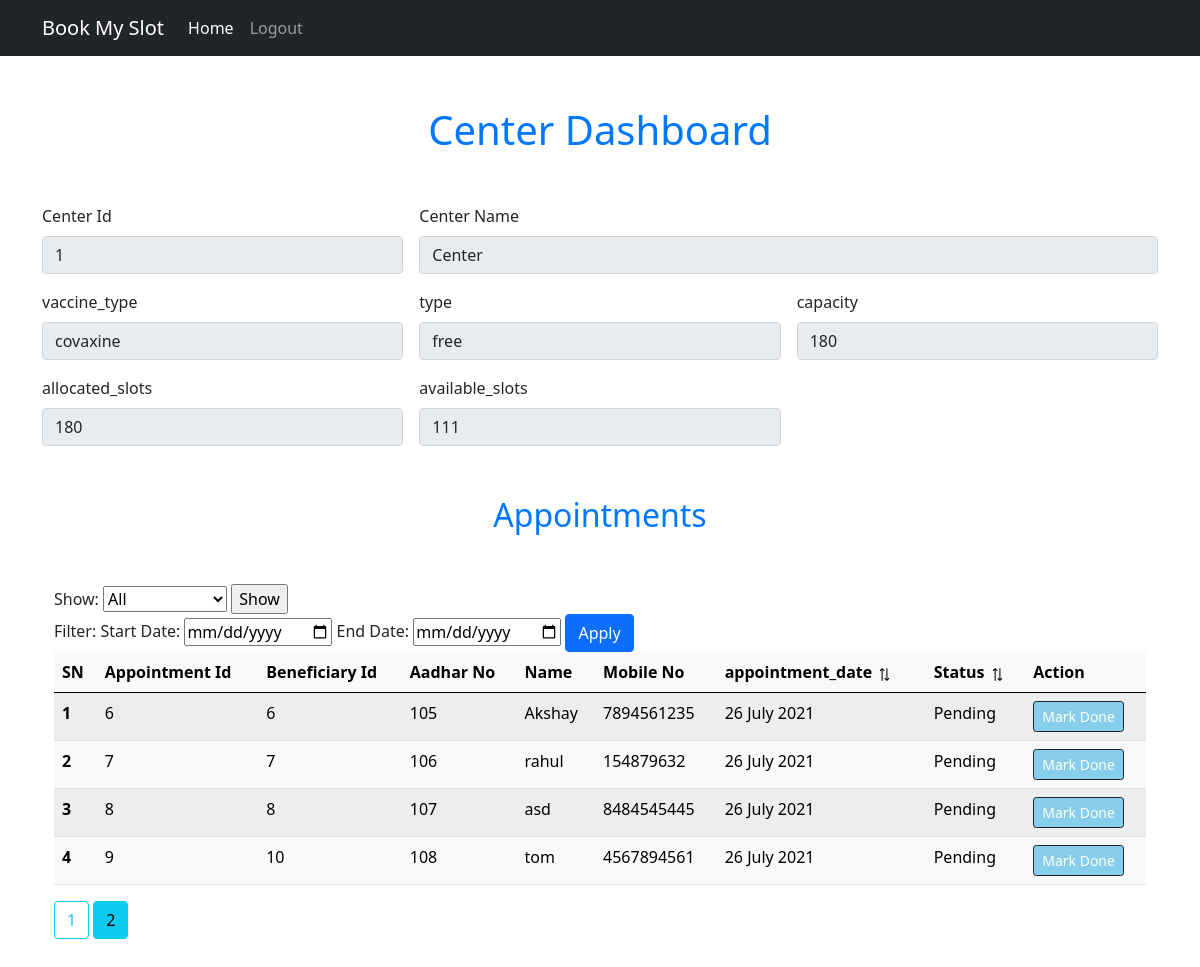
/center_dashboard?show=all&page=2 (signed in), run on an earlier commit of the app's database.
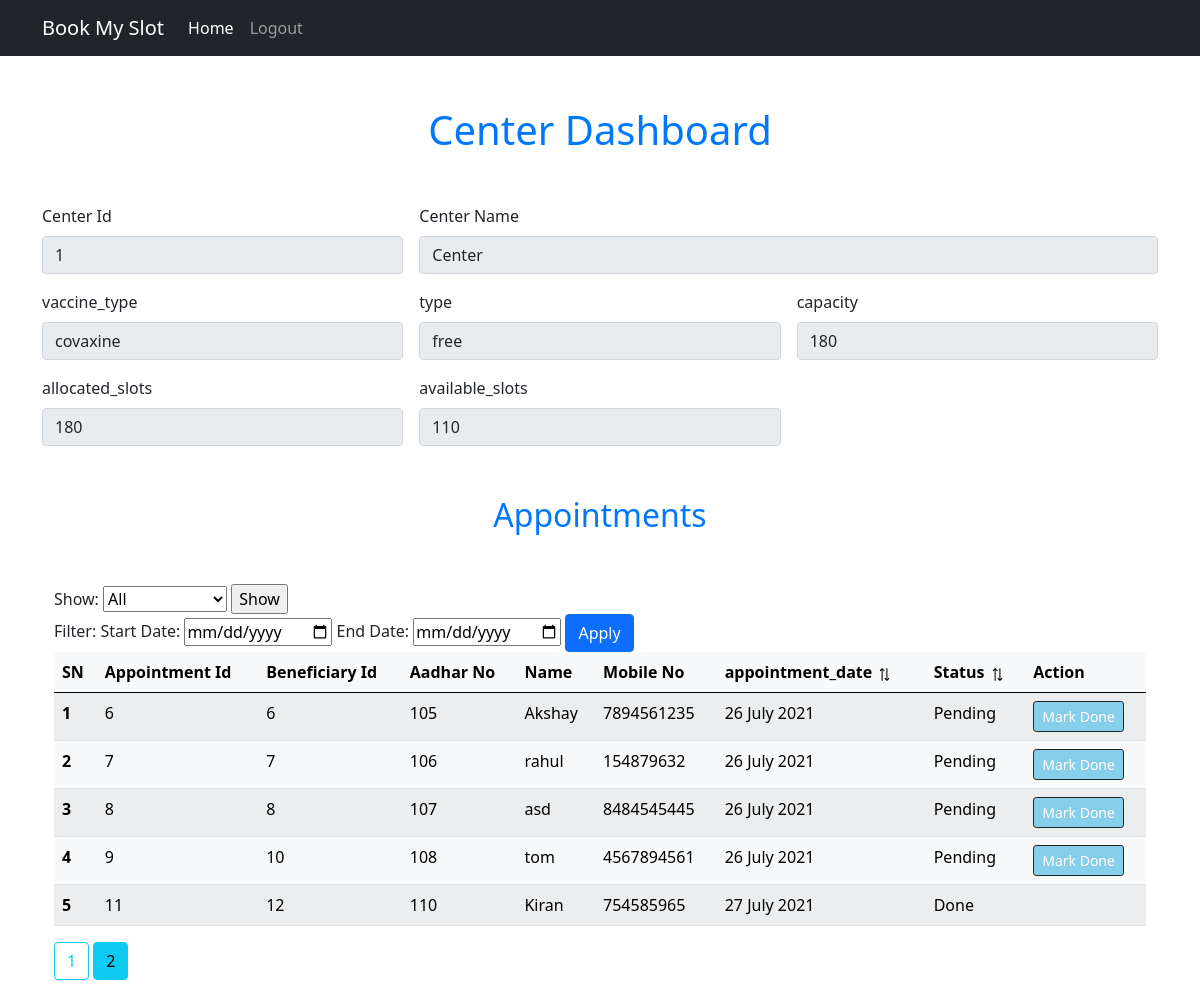
And on a later commit of the database.
### models.py (models this page shows)
class Center(db.Model):
    __tablename__= 'centers'
    center_id=db.Column(db.Integer, primary_key=True)
    center_name=db.Column(db.String(100), nullable=False)
    city=db.Column(db.String(100), nullable=False)
    district=db.Column(db.String(100), nullable=False)
    pin_code=db.Column(db.String(100), nullable=False)
    capacity=db.Column(db.String(100),nullable=False)
    allocated_slots=db.Column(db.Integer, nullable=False)
    available_slots=db.Column(db.Integer, nullable=False)
    vaccine_type=db.Column(db.String(100),nullable=False)
    type=db.Column(db.String, nullable=False)

class Bookings(db.Model):
    __tablename__= 'bookings'
    booking_id=db.Column(db.Integer, primary_key=True)
    user_id=db.Column(db.Integer,db.ForeignKey('users.id'))
    center_id=db.Column(db.Integer,db.ForeignKey('centers.center_id'))
    vaccine=db.Column(db.String(100),default='V1')
    type=db.Column(db.String,default='free')
    booking_date=db.Column(db.DateTime, default=datetime.datetime.utcnow())
    appointment_date=db.Column(db.DateTime, default=datetime.datetime.utcnow())
    status=db.Column(db.String(50), default='Pending')

class User(db.Model,UserMixin):
    __tablename__= 'users'
    id=db.Column(db.Integer, primary_key=True)
    first_name=db.Column(db.String(100), nullable=False)
    last_name=db.Column(db.String(100), nullable=False)
    aadhar_no=db.Column(db.Integer(), nullable=False,unique=True)
    birth_year=db.Column(db.Integer(), nullable=False)
    email=db.Column(db.String(100),nullable=False)
    mobile_no=db.Column(db.Integer(), nullable=False)
    password=db.Column(db.String(100), nullable=False)
    dose = db.Column(db.Integer(), nullable=True)

### routes.py (the view)
@app.route("/center_dashboard")
@login_required
def center_dashboard():
    if is_authorized_staff():
        try:
            center_data =get_center(current_user.center_id)
            show_only = request.args.get("show")
            order = request.args.get("order")
            sort_by = request.args.get("sort_by")
            start_date = request.args.get("start_date")
            end_date = request.args.get("end_date")
            page=request.args.get('page',1,type=int)
            user_appo_data= user_and_appo_data_sroted(current_user.center_id,show_only=show_only,sort_by=sort_by, order=order,start_date=start_date,end_date=end_date,page=page)
            logged_in_staff_data = get_staff_data(current_user.staff_id)
            errmsg=""
            if session.get("errmsg"):
                errmsg = session.get("errmsg")
                flash(errmsg,"danger")
            return render_template('center_dashboard.html', center=center_data,data=user_appo_data,logged_in_staff_data=logged_in_staff_data)
        except Exception as e:
            print(e)
            flash("Some error occured, Try again later...","danger")
            return render_template('staff_login.html')
    else:
        flash("You are not a authorised staff to access this page","warning")
        return redirect(url_for("staff_login")),403

### auth.py (called while the page is built)
@login_manager.user_loader
def load_user(user_id):
    user=session.get('user_cat')
    if user == "Staff":
        return Staff.query.get(user_id)
    else:
        return User.query.get(user_id)

def is_authorized_staff():
    if not(session["user_cat"]=="Staff"):
        return False
    else:
        return True

### models.py (called while the page is built)
def get_staff_data(staff_id):
    result = Staff.query.get(staff_id)
    staff = staff_schema.dump(result)
    return staff

def get_center(center_id):
    result = Center.query.get(center_id)
    center = center_schema.dump(result)
    return center

### templates/center_dashboard.html (shortened to what this page needs)
{% extends 'base.html' %}
{% block body %}
<div class="container profile-container">
    <h1 class="center-text heading">Center Dashboard</h1>
    <form class="row g-3 " >
        {% if center %}
        {% set center_id=center.center_id %}
        {% set center_name=center.center_name %}
        {% set vaccine_type=center.vaccine_type %}
        {% set type=center.type %}
        {% set capacity=center.capacity%}
        {% set allocated_slots=center.allocated_slots%}
        {% set available_slots=center.available_slots%}
        {% set allocated_slots=center.allocated_slots%}
        {% else %}
        {% set center_id=NA %}
        {% set center_name=NA %}
        {% set vaccine_type=NA %}
        {% set type=NA %}
        {% set capacity=NA %}
        {% set allocated_slots= NA %}
        {% set available_slots= NA %}
        {% set allocated_slots= NA %}
        {% endif %}
        <div class="col-md-4">
            <label for="center_id" class="form-label">Center Id</label>
            <input type="number" class="form-control" id="center_id" value={{center_id}} disabled>
        </div>
        <div class="col-md-8">
            <label for="center_name" class="form-label">Center Name</label>
            <input type="text" class="form-control" id="name" name="center_name" value={{center_name}} disabled>
        </div>
        <div class="col-md-4">
            <label for="vaccine_type" class="form-label">vaccine_type</label>
            <input type="text" class="form-control" id="vaccine_type" value={{vaccine_type}} disabled>
        </div>
        <div class="col-md-4">
            <label for="type" class="form-label">type</label>
            <input type="text" class="form-control" id="vaccine_type" value={{type}} disabled>
        </div>
        <div class="col-md-4">
            <label for="capacity" class="form-label">capacity</label>
            <input type="number" class="form-control" id="capacity" value="{{capacity}}" disabled>
        </div>
        <div class="col-md-4">
            <label for="allocated_slots" class="form-label">allocated_slots</label>
            <input type="number" class="form-control" id="allocated_slots" value="{{allocated_slots}}" disabled>
        </div>
        <div class="col-md-4">
            <label for="available_slots" class="form-label">available_slots</label>
            <input type="number" class="form-control" id="available_slots" value="{{available_slots}}" disabled>
        </div>
    </form>
    <div class="container my-4">
        <h2 class="center-text heading">Appointments</h2>
        <div>
          {% if request.args.get('show') %}
            {% set show_data=request.args.get('show') %}
            {% if show_data=='done' %}
              {% set is_done_selected='selected' %}
            {% elif show_data=='pending'%}
              {% set is_pending_selected='selected' %}
            {% else %}
            {% set is_all_selected='selected' %}
            {% endif %}
          {% else %}
          {% set show_data='all' %}
          {% endif %}
        <form action="">
          <label for="show">Show:</label>
          <select name="show" id="show">
            <option value="all" {{is_all_selected}}>All</option>
          </select>
          <input type="submit" value="Show">
        </form>
        </div>
        <div>
            {% if request.args.get('start_date') %}
              {% set start_date=request.args.get('start_date') %}
              {% set end_date=request.args.get('end_date') %}
            {% endif %}
              <form action="" method="GET">
                Filter:
                Start Date:
                <input type="date" name="start_date" id="start_date" value="{{start_date}}" required>
                End Date:
                <input type="date" name="end_date" id="end_date" value="{{end_date}}" required>
                {% if request.args.get('start_date') %}
              </form>
                <a href="{{url_for('center_dashboard')}}"><button class="btn btn-primary "> Cancle</button></a>
                {% else %}
                <button type="submit" class="btn btn-primary">Apply</button>
              </form>
                {% endif %}
        </div>
          {% if not data %}
          <div class="alert alert-warning" role="alert">
            No Appointments...
          </div>
          {% else %}
      <table class="table table-light table-striped">
        <thead>
            <tr>
              <th scope="col">SN</th>
              <th scope="col">Appointment Id</th>
              <th scope="col">Beneficiary Id </th>
              <th scope="col">Aadhar No</th>
              <th scope="col">Name</th>
              <th scope="col">Mobile No</th>
              <th scope="col">appointment_date
                {% if request.args.get('order') and request.args.get('sort_by')=='appointment_date' %}
                {% set sort_by=request.args.get('sort_by') %}
                {% set order=request.args.get('order') %}
                    {% if request.args.get('order')=='asc' %}
                      <a href="{{ url_for('center_dashboard',show=show_data,sort_by='appointment_date',order='desc') }}" >
                        <img class="sort-icon" src="{{ url_for('static',filename='images/d_arrow.png') }}" alt="">
                      </a>
                    {% else %}
                    <a href="{{ url_for('center_dashboard',show=show_data,sort_by='appointment_date',order='asc') }}" >
                      <img class="sort-icon" src="{{ url_for('static',filename='images/u_arrow.png') }}" alt="">
                    </a>
                    {% endif %}
                {% else %}
                  <a href="{{ url_for('center_dashboard',show=show_data,sort_by='appointment_date',order='desc') }}" >
                    <img class="sort-icon" src="{{ url_for('static',filename='images/sort.png') }}" alt="">
                  </a>
                {% endif %}
              </th>
              <th scope="col">Status
                {% if request.args.get('order') and request.args.get('sort_by')=='status' %}
                    {% if request.args.get('order')=='asc' %}
                      <a href="{{ url_for('center_dashboard',show=show_data,sort_by='status',order='desc') }}" >
                        <img class="sort-icon" src="{{ url_for('static',filename='images/d_arrow.png') }}" alt="">
                      </a>
                    {% else %}
                    <a href="{{ url_for('center_dashboard',show=show_data,sort_by='status',order='asc') }}" >
                      <img class="sort-icon" src="{{ url_for('static',filename='images/u_arrow.png') }}" alt="">
                    </a>
                    {% endif %}
                {% else %}
                  <a href="{{ url_for('center_dashboard',show=show_data,sort_by='status',order='desc') }}" >
                    <img class="sort-icon" src="{{ url_for('static',filename='images/sort.png') }}" alt="">
                  </a>
                {% endif %}
              </th>
              <th scope="col">Action</th>
            </tr>
          </thead>
          <tbody>
            {% for d in data.items %}
              <tr>
                <th scope="row">{{loop.index}}</th>
                <td>{{d.booking_id}}</td>
                <td>{{d.id}}</td>
                <td>{{d.aadhar_no}}</td>
                <td>{{d.first_name}}</td>
                <td>{{d.mobile_no}}</td>
                {% set date = d.appointment_date %}
                <td>{{date.strftime("%d %B %Y")}}</td>
                <td>{{d.status}}</td>
                <td>
                  {% if not d.status == "Done" %}
                  <a href="/shot_done/{{d.id}}" class="btn btn-dark btn-sm shot_done_btn">Mark Done</a>
                  {% endif  %}
              </tr>
              {% endfor %}
          </tbody>
      </table>
      {% set sort_by=request.args.get('sort_by',None) %}
      {% set order=request.args.get('order',None) %}
      {% set start_date=request.args.get('start_date',None) %}
      {% set end_date=request.args.get('end_date',None) %}
        {% for page_num in data.iter_pages(left_edge=1,right_edge=1,left_current=1,right_current=2) %}
            {% if page_num %}
              {% if data.page == page_num %}
                <a class="btn btn-info mb-4" href="{{url_for('center_dashboard',show=show_data,sort_by=sort_by,page=page_num)}}">{{page_num}}</a>
              {% else %}
                <a class="btn btn-outline-info mb-4" href="{{url_for('center_dashboard',show=show_data,sort_by=sort_by,order=order,start_date=start_date,end_date=end_date,page=page_num)}}">{{page_num}}</a>
              {% endif %}
            {% else %}
              ...
            {% endif %}
        {% endfor %}
      {% endif %}
    </div>
</div>
{% endblock body %}

### templates/base.html (shortened to what this page needs)
<!DOCTYPE html>
<html lang="en">
<head>
    <link href="https://cdn.jsdelivr.net/npm/bootstrap@5.0.2/dist/css/bootstrap.min.css" rel="stylesheet">
    <link rel="stylesheet" href="{{ url_for('static', filename='css/style.css') }} ">
</head>
<body>
    <nav class="navbar navbar-expand-lg navbar-dark bg-dark">
        <div class="container">
          <a class="navbar-brand" href="#">Book My Slot</a>
          <div class="collapse navbar-collapse" id="navbarSupportedContent">
            <ul class="navbar-nav me-auto mb-2 mb-lg-0">
              {% if current_user.is_authenticated %}
                  {% if session["user_cat"]=="Staff" %}
                    <li class="nav-item">
                      <a class="nav-link active" aria-current="page" href="{{url_for('center_dashboard')}}">Home</a>
                    </li>
                  {% else %}
                    <li class="nav-item">
                      <a class="nav-link active" aria-current="page" href="{{url_for('user_home')}}">Home</a>
                    </li>
                  {% endif %}
                  <li class="nav-item">
                    <a class="nav-link" href="{{ url_for('logout') }}">Logout</a>
                  </li>
              {% endif %}
            </ul>
          </div>
        </div>
      </nav>
      {% block body %}
       {% endblock body %}
</body>
</html>

### static/css/style.css (style rules this page uses)
.heading { margin: 50px auto; text-align: center; color: rgb(0, 119, 255); }
.center-text { text-align: center; }
.shot_done_btn { background-color: skyblue; }
.sort-icon { height: 17px; }

What changed in the data, as far as the page shows it:
added Bookings: booking_id "11", id "12", aadhar_no "110", first_name "Kiran", mobile_no "754585965", strftime "27 July 2021", status "Done"
Also different on the page:
form field available_slots: "111" → "110"
